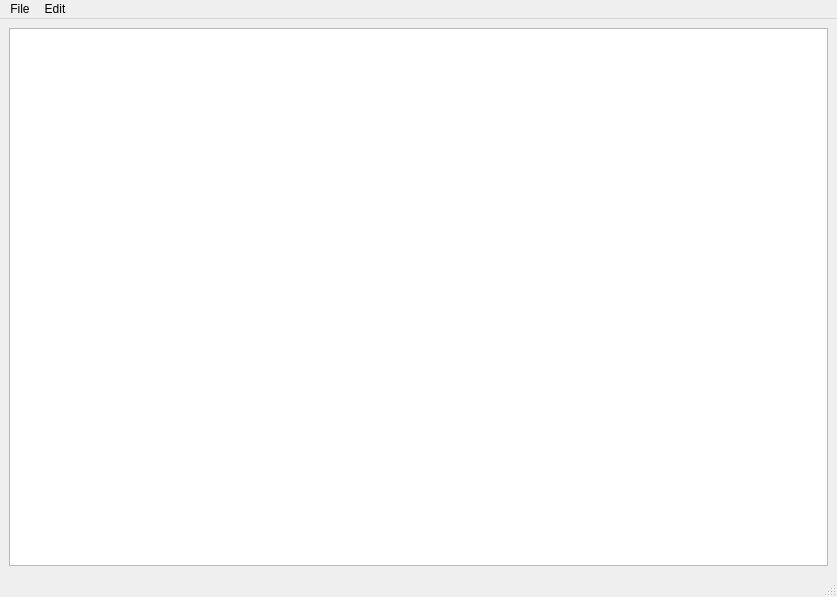
<?xml version="1.0" encoding="UTF-8"?>
<ui version="4.0">
 <class>MainWindow</class>
 <widget class="QMainWindow" name="MainWindow">
  <property name="geometry">
   <rect>
    <x>0</x>
    <y>0</y>
    <width>837</width>
    <height>597</height>
   </rect>
  </property>
  <property name="windowTitle">
   <string>MainWindow</string>
  </property>
  <widget class="QWidget" name="centralwidget">
   <layout class="QGridLayout" name="gridLayout">
    <item row="0" column="0">
     <widget class="QPlainTextEdit" name="plainTextEdit">
      <property name="lineWrapMode">
       <enum>QPlainTextEdit::NoWrap</enum>
      </property>
     </widget>
    </item>
   </layout>
  </widget>
  <widget class="QMenuBar" name="menubar">
   <property name="geometry">
    <rect>
     <x>0</x>
     <y>0</y>
     <width>837</width>
     <height>21</height>
    </rect>
   </property>
   <widget class="QMenu" name="menuFile">
    <property name="title">
     <string>File</string>
    </property>
    <addaction name="actionNew"/>
    <addaction name="actionOpen"/>
    <addaction name="actionSave"/>
    <addaction name="actionExit"/>
   </widget>
   <widget class="QMenu" name="menuSettings">
    <property name="title">
     <string>Edit</string>
    </property>
    <widget class="QMenu" name="menuFont_Size">
     <property name="title">
      <string>Font Size</string>
     </property>
     <addaction name="separator"/>
     <addaction name="action8px"/>
     <addaction name="action12px"/>
     <addaction name="action20px"/>
     <addaction name="action24px"/>
     <addaction name="action30px"/>
    </widget>
    <addaction name="menuFont_Size"/>
    <addaction name="actionAbout"/>
   </widget>
   <addaction name="menuFile"/>
   <addaction name="menuSettings"/>
  </widget>
  <widget class="QStatusBar" name="statusbar"/>
  <action name="actionNew">
   <property name="text">
    <string>New</string>
   </property>
  </action>
  <action name="actionOpen">
   <property name="text">
    <string>Open</string>
   </property>
  </action>
  <action name="actionExit">
   <property name="text">
    <string>Exit</string>
   </property>
  </action>
  <action name="actionSave">
   <property name="text">
    <string>Save</string>
   </property>
  </action>
  <action name="action12px">
   <property name="text">
    <string>12px</string>
   </property>
  </action>
  <action name="action20px">
   <property name="text">
    <string>20px</string>
   </property>
  </action>
  <action name="action24px">
   <property name="text">
    <string>24px</string>
   </property>
  </action>
  <action name="action30px">
   <property name="text">
    <string>30px</string>
   </property>
  </action>
  <action name="action8px">
   <property name="text">
    <string>8px</string>
   </property>
  </action>
  <action name="actionAbout">
   <property name="text">
    <string>About</string>
   </property>
  </action>
 </widget>
 <resources/>
 <connections/>
</ui>
